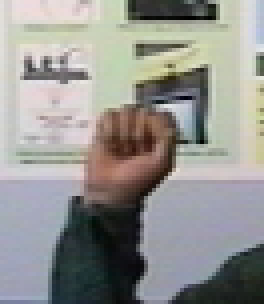
#> input picture A-train0001.ppm, 66 x 76 px (shown 4 times larger)
$ python testing.py
#> lines starting #> are read from the running program, lines starting #| are printed output that depends on the picture

# [5 lines of commented-out code are left out]
from PIL import Image
frame = Image.open('./A-train0001.ppm').convert("L")
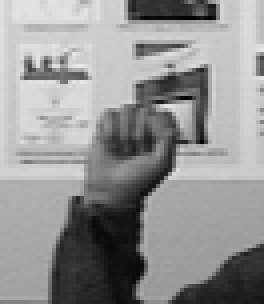
#> frame: PIL image 66x76 L (shown 4 times larger); min 0, max 233, mean 147.4

frame.save('test1.jpg')
#bgModel = cv2.BackgroundSubtractorMOG2(0, bgSubThreshold)
#fgmask = bgModel.apply(frame)
#res = cv2.bitwise_and(frame, frame, mask=fgmask)


#im.shape
